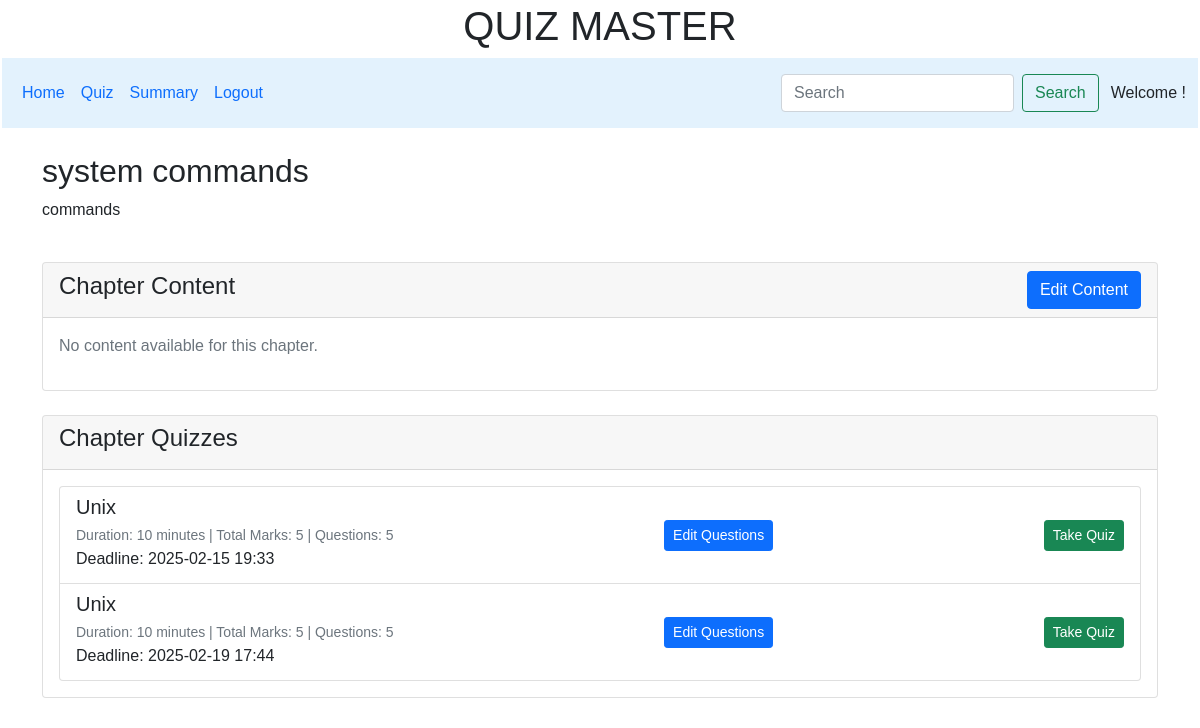
Screenshot of /chapter/1 with the database file from the repository.
### controllers/model.py (models this page shows, shortened)
class Chapter(db.Model):
    __tablename__ = 'chapter'
    id = db.Column(db.Integer, primary_key=True)
    subject_id = db.Column(db.Integer, db.ForeignKey('subject.id'), nullable=False)
    chapter = db.Column(db.String, nullable=False)
    description = db.Column(db.String, nullable=True)
    quizzes = db.relationship('Quiz', backref=db.backref('chapter_ref', lazy='select'), lazy='select')
    content = db.relationship('content', backref=db.backref('chapter_ref', lazy='select'), lazy='select')

class Quiz(db.Model):
    __tablename__ = 'Quiz'
    id = db.Column(db.Integer, primary_key=True)
    chapter_id = db.Column(db.Integer, db.ForeignKey('chapter.id'), nullable=False)
    title = db.Column(db.String, nullable=False)
    description= db.Column(db.String, nullable=True)
    deadline = db.Column(db.DateTime, nullable=False)
    totalNoQues = db.Column(db.Integer, default=0)
    totalMarks = db.Column(db.Integer, default=0)
    passingMarks = db.Column(db.Integer, default=0)
    duration = db.Column(db.Integer, nullable=True)
    questions = db.relationship('Question', backref=db.backref('quiz_ref', lazy='select'),lazy='select')

### controllers/controller.py (the view)
@app.route("/chapter/<int:chapter_id>")
def view_chapter(chapter_id):
    chapter = Chapter.query.get_or_404(chapter_id)
    subject = Subject.query.get_or_404(chapter.subject_id)
    contents = content.query.filter_by(chapter_id=chapter_id).all()
    quizzes = Quiz.query.filter_by(chapter_id=chapter_id).all()
    return render_template("view_chapter.html", chapter=chapter, content=contents, quizzes=quizzes, subject=subject)

### templates/view_chapter.html (shortened to what this page needs)
{% extends "admin_layout.html" %}
{% block content %}
<div class="container mt-4">
    <div class="row">
        <div class="col-12">
            <h2>{{ chapter.chapter }}</h2>
            <p>{{ chapter.description }}</p>
        </div>
    </div>
    <div class="row mt-4">
        <div class="col-12">
            <div class="card">
                <div class="card-header d-flex justify-content-between align-items-center">
                    <h4>Chapter Content</h4>
                    <button type="submit" class="btn btn-primary" data-bs-toggle="modal" data-bs-target="#addContentModal">
                        Edit Content
                    </button>
                </div>
                <div class="card-body">
                    {% if chapter.content %}
                        <div class="list-group">
                            {% for content in chapter.content %}
                            <div class="list-group-item d-flex justify-content-between align-items-center">
                                <div>
                                    <h5 class="mb-1"><a href="{{ url_for('download_file', filename=content.file_path) }}"
                                        class="black hover-text">{{ content.title }}</a></h5>
                                    <small class="text-muted">Type: {{ content.content_type }}</small>
                                </div>
                                <div>
                                    <form action="{{ url_for('delete_content', content_id=content.id) }}"
                                          method="POST" class="d-inline">
                                        <button type="submit" class="btn btn-sm btn-danger"
                                                onclick="return confirm('Are you sure?')">Delete</button>
                                    </form>
                                </div>
                            </div>
                            {% endfor %}
                        </div>
                    {% else %}
                        <p class="text-muted">No content available for this chapter.</p>
                    {% endif %}
                </div>
            </div>
        </div>
    </div>
    <div class="row mt-4">
        <div class="col-12">
            <div class="card">
                <div class="card-header d-flex justify-content-between align-items-center">
                    <h4>Chapter Quizzes</h4>
                </div>
                <div class="card-body">
                    {% if quizzes %}
                        <div class="list-group">
                            {% for quiz in quizzes %}
                            <div class="list-group-item d-flex justify-content-between align-items-center">
                                <div>
                                    <h5 class="mb-1">{{ quiz.title }}</h5>
                                    <small class="text-muted">
                                        Duration: {{ quiz.duration }} minutes |
                                        Total Marks: {{ quiz.totalMarks }} |
                                        Questions: {{ quiz.totalNoQues }}
                                    </small>
                                    <p class="mb-1">Deadline: {{ quiz.deadline.strftime('%Y-%m-%d %H:%M') }}</p>
                                </div>
                                <div>
                                <a href="{{ url_for('save_question', quiz_id=quiz.id) }}"
                                           class="btn btn-sm btn-primary">Edit Questions</a>
                                </div>
                                     <div>
                                        <a href="{{ url_for('start_quiz', quiz_id=quiz.id) }}"
                                           class="btn btn-sm btn-success">Take Quiz</a>
                                </div>
                            </div>
                            {% endfor %}
                        </div>
                    {% else %}
                        <p class="text-muted">No quizzes available for this chapter.</p>
                    {% endif %}
                </div>
            </div>
        </div>
    </div>
</div>
{% endblock %}

### static/style.css (style rules this page uses)
* { margin: 0px; padding: 0px; box-sizing: border-box; font-family: Arial, Helvetica, sans-serif; }

### rows the page displays
Chapter: chapter "system commands", description "commands"
Quiz: title "Unix", duration "10", totalMarks "5", totalNoQues "5", deadline "2025-02-15 19:33"
Quiz: title "Unix", duration "10", totalMarks "5", totalNoQues "5", deadline "2025-02-19 17:44"
